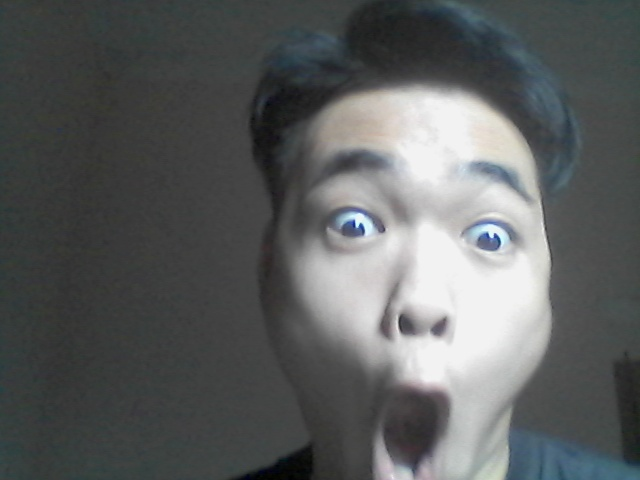
#> input picture dataset/DuongNV/DuongNV2023-10-29-13-47-3168.jpg, 640 x 480 px; its folder holds only this picture in this run
$ python model.py
#> lines starting #> are read from the running program, lines starting #| are printed output that depends on the picture
### lpbh_svm.py
from sklearn.metrics import DistanceMetric
from sklearn.svm import SVC
from skimage.feature import local_binary_pattern
import numpy as np

class LPBH_SVM_Recognize():
    def __init__(self, C=100, Gamma=0.001):
        self.svm = SVC(kernel='precomputed', C=C, gamma=Gamma)
        self.chi2 = DistanceMetric.get_metric('pyfunc', func=self.chi2_distance)
        self.face_histograms = []
        self.hist_mat = []
    def chi2_distance(self, hist1, hist2, gamma=0.5):
        chi = - gamma * np.sum(((hist1 - hist2) ** 2) / (hist1 + hist2 + 1e-7))
        return chi

    def find_lbp_histogram(self, image, P=8, R=1, eps=1e-7, n_window=(8, 8)):
        E = []
        h, w = 100, 100
        h_sz = int(np.floor(h / n_window[0]))
        w_sz = int(np.floor(w / n_window[1]))
        lbp_img = local_binary_pattern(image, P=P, R=R, method="default")
        for (x, y, C) in self.sliding_window(lbp_img, stride=(h_sz, w_sz), window=(h_sz, w_sz)):
            if C.shape[0] != h_sz or C.shape[1] != w_sz:
                continue
            H = np.histogram(C,
                             bins=2 ** P,
                             range=(0, 2 ** P),
                             density=True)[0]

            H = H.astype("float")
            H /= (H.sum() + eps)
            E.extend(H)
        return E

    def sliding_window(self, image, stride, window):
        for y in range(0, image.shape[0], stride[0]):
            for x in range(0, image.shape[1], stride[1]):
                yield (x, y, image[y:y + window[1], x:x + window[0]])

    def train(self, x, y):
        self.face_histograms = [self.find_lbp_histogram(img) for img in x]
        self.hist_mat = np.array(self.face_histograms, dtype=np.float32)
        K = self.chi2.pairwise(self.hist_mat, self.hist_mat)
        self.svm.fit(K, y)

    # [6 lines left out: function predict, not called in this run]

### model.py
from time import sleep

import numpy as np
import matplotlib.pyplot as plt
import os
import cv2
from  numpy import load
from sklearn.metrics import classification_report
from sklearn.preprocessing import LabelEncoder
from sklearn.model_selection import train_test_split
from lpbh_svm import LPBH_SVM_Recognize
# from skimage.future import local_binary_pattern
from numpy import savez_compressed

def show_images(images_class, label):
    plt.figure(figsize=(14, 5))
    k = 0
    for i in range(1, 6):
        plt.subplot(1, 5, i)
        try:
            plt.imshow(images_class[k][:,:,::-1])
        except:
            plt.imshow(images_class[k], cmap='gray')
        plt.title(label)
        plt.axis('off')
        plt.tight_layout()
        k += 1
    plt.show()


data_folder = "dataset/"
names = []
images = []
for folder in os.listdir(data_folder):
    user_path = os.path.join(data_folder, folder)
    for file_name in os.listdir(user_path):
        if file_name.find(".jpg") > -1:
            img = cv2.imread(os.path.join(user_path, file_name))
#> img is the input picture: shape (480, 640, 3); mean B, G, R 94.8, 94.7, 92.1
            images.append(img)
            names.append(folder)

labels = np.unique(names)
savez_compressed("labels.npz", labels)
labels = load("labels.npz")

# [4 lines of commented-out code are left out]

face_cascade = cv2.CascadeClassifier('haarcascades/haarcascade_frontalface_default.xml')

def detect_face(img, idx):
    img = cv2.cvtColor(img, cv2.COLOR_BGR2GRAY)
    faces = face_cascade.detectMultiScale(img, 1.3, 5)
    try:
        x, y, w, h = faces[0]
        img = img[y:y + h, x:x + w]
        img = cv2.resize(img, (100, 100))
    except:
        img = None
    return img
croped_images = []

index_of_loss = []
for i, img in enumerate(images):
    img = detect_face(img, i)
    if img is not None:
        croped_images.append(img)
    else:
        index_of_loss.append(i)
#> this loop made 2 passes
#> (x in detect_face, y in detect_face, w in detect_face, h in detect_face) on passes 1 to 2: (255, 85, 332, 332), (244, 59, 348, 348)
#> pass 1, in detect_face, `img = img[y:y + h, x:x + w]`:
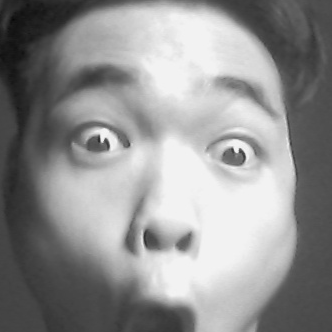
#> img: shape (332, 332); min 7, max 245, mean 144.9
#> pass 2, in detect_face (call 2), `img = cv2.cvtColor(img, cv2.COLOR_BGR2GRAY)`:
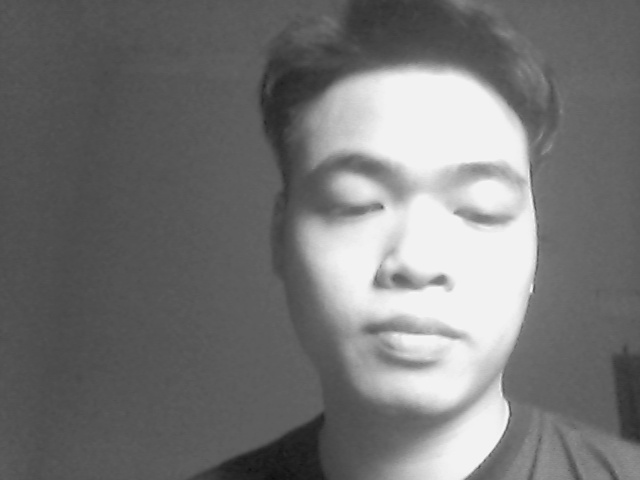
#> img: shape (480, 640); min 13, max 246, mean 117.2
#> after the loop, croped_images = 2 items; index_of_loss = []
count = 0
for i in index_of_loss:
    i -= count
    names.remove(names[i])
    count += 1
#> this loop made 0 passes
#> after the loop, count = 0; names = ['DuongNV', 'NVDuong']
# [4 lines of commented-out code are left out]

encoder_label = LabelEncoder()
encoder_label.fit(names)
labels_encoder = encoder_label.transform(names)
#> labels_encoder = [0, 1]


x_train, x_test, y_train, y_test = train_test_split(np.array(croped_images, dtype=np.float32), np.array(labels_encoder), test_size=0.2, random_state=42)
#> y_train = [0]; y_test = [1]
lpbh_svm_model = LPBH_SVM_Recognize()
lpbh_svm_model.train(x_train, y_train)
#> in train, `self.face_histograms = [self.find_lbp_histogram(img) for img in x]`: self.face_histograms = 1 item
#> in chi2_distance, `chi = - gamma * np.sum(((hist1 - hist2) ** 2) / (hist1 + hist2 + 1e-7))`: chi = 0
#> in train, `K = self.chi2.pairwise(self.hist_mat, self.hist_mat)`: K = [0]
#> (the run stopped early here; a loop or call above may not have finished)
